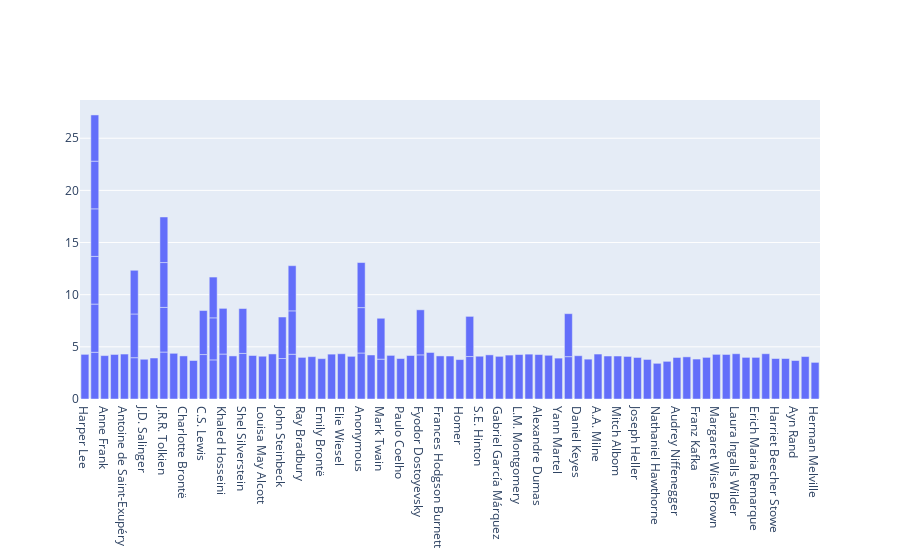

Notebook code for this chart:
### Code cell
data = [go.Bar(x=df.Author,
            y=df['Rating Value'])]
fig = go.Figure(data)
fig.show()

### Figure 1 — Plotly figure (JSON) as saved in the notebook; plotly's stock layout.template omitted (floating-point values rounded to 4 significant figures)
{"data": [{"type": "bar", "x": ["Harper Lee", "J.K. Rowling", "Anne Frank", "Jane Austen", "Antoine de Saint-Exupéry", "George Orwell", "J.D. Salinger", "F. Scott Fitzgerald", "J.R.R. Tolkien", "Markus Zusak", "Charlotte Brontë", "George Orwell", "William Golding", "C.S. Lewis", "J.K. Rowling", "William Shakespeare", "Khaled Hosseini", "Lois Lowry", "Shel Silverstein", "E.B. White", "Louisa May Alcott", "Suzanne Collins", "J.R.R. Tolkien", "John Steinbeck", "Dr. Seuss", "J.K. Rowling", "Ray Bradbury", "Lewis Carroll", "Emily Brontë", "Margaret Mitchell", "Elie Wiesel", "Oscar Wilde", "Anonymous", "J.K. Rowling", "Douglas Adams", "J.R.R. Tolkien", "William Shakespeare", "Mark Twain", "J.K. Rowling", "George Orwell", "Victor Hugo", "Paulo Coelho", "Aldous Huxley", "Fyodor Dostoyevsky", "Kathryn Stockett", "Frances Hodgson Burnett", "Arthur Golden", "Homer", "C.S. Lewis", "Dr. Seuss", "Charles Dickens", "S.E. Hinton", "Alice Walker", "Gabriel García Márquez", "John Steinbeck", "Khaled Hosseini", "Shel Silverstein", "Maurice Sendak", "L.M. Montgomery", "Orson Scott Card", "Mark Twain", "Charles Dickens", "Alexandre Dumas", "Ken Kesey", "Yann Martel", "Dr. Seuss", "Leo Tolstoy", "Daniel Keyes", "Mary Wollstonecraft Shelley", "A.A. Milne", "Margaret Atwood", "Mitch Albom", "J.R.R. Tolkien", "Kurt Vonnegut Jr.", "Joseph Heller", "Ernest Hemingway", "Nathaniel Hawthorne", "William Shakespeare", "Stephenie Meyer", "Audrey Niffenegger", "Hermann Hesse", "Franz Kafka", "Albert Camus", "Margaret Wise Brown", "Betty  Smith", "Leo Tolstoy", "J.K. Rowling", "Laura Ingalls Wilder", "Anthony Burgess", "Erich Maria Remarque", "Stephen King", "Harriet Beecher Stowe", "Miguel de Cervantes Saavedra", "Ayn Rand", "Anonymous", "Anonymous", "Fyodor Dostoyevsky", "Barbara Kingsolver", "Herman Melville"], "y": [4.28, 4.48, 4.16, 4.27, 4.31, 3.96, 3.81, 3.93, 4.5, 4.38, 4.13, 4.19, 3.69, 4.26, 4.62, 3.75, 4.31, 4.13, 4.37, 4.17, 4.1, 4.32, 4.28, 3.88, 4.29, 4.57, 3.99, 4.06, 3.87, 4.3, 4.34, 4.09, 4.41, 4.56, 4.22, 4.3, 4.03, 3.82, 4.57, 4.19, 4.18, 3.88, 4.17, 4.23, 4.46, 4.13, 4.12, 3.78, 4.22, 4.16, 4.07, 4.1, 4.23, 4.09, 3.98, 4.38, 4.3, 4.21, 4.26, 4.3, 3.92, 3.85, 4.26, 4.19, 3.92, 4.33, 4.06, 4.15, 3.82, 4.31, 4.12, 4.12, 4.37, 4.08, 3.98, 3.79, 3.42, 3.91, 3.61, 3.98, 4.04, 3.83, 3.99, 4.28, 4.27, 4.12, 4.43, 4.34, 3.99, 3.99, 4.34, 3.88, 3.88, 3.69, 4.35, 4.32, 4.32, 4.07, 3.51]}], "layout": {}}
